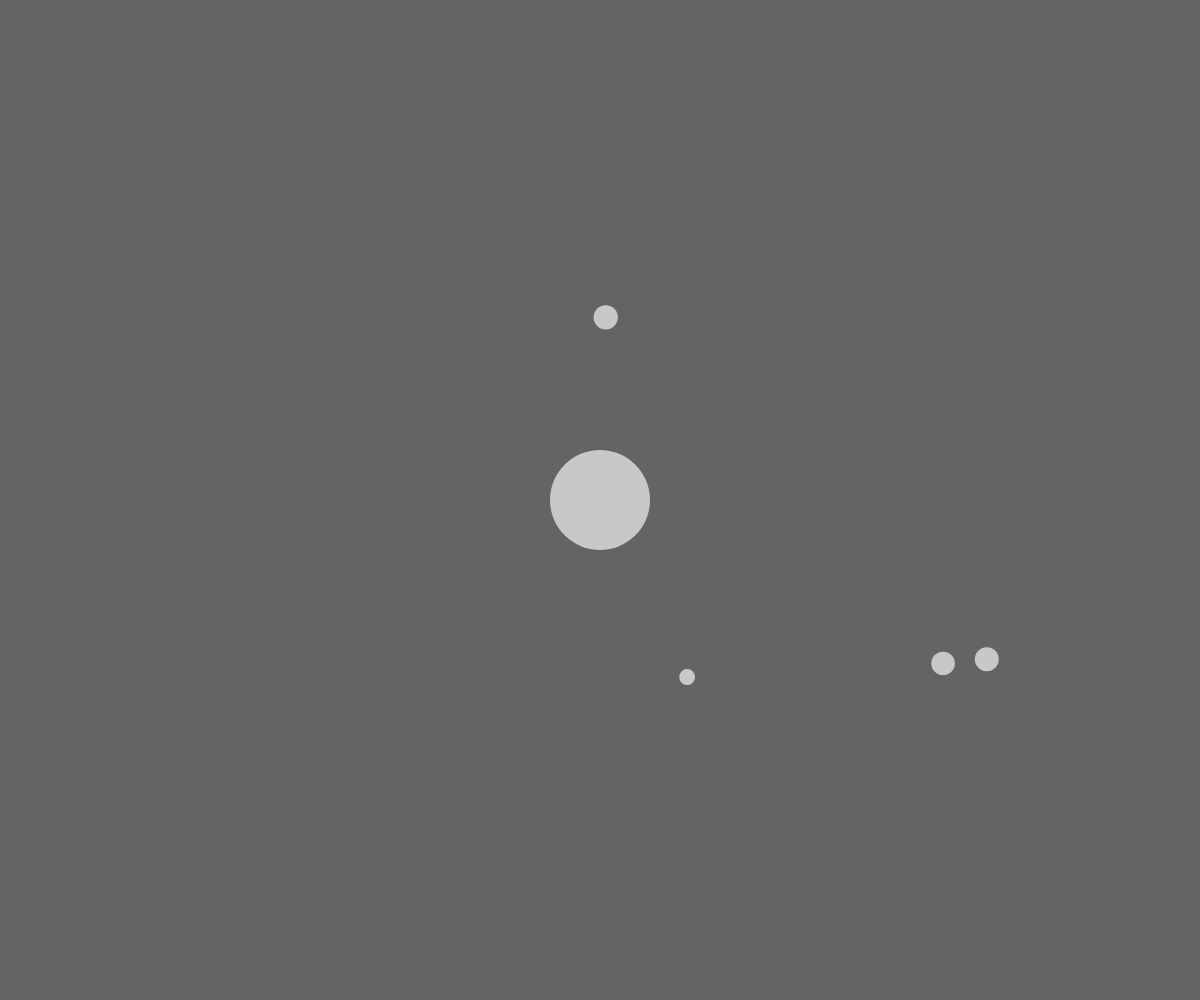
Frame 1 (no input)
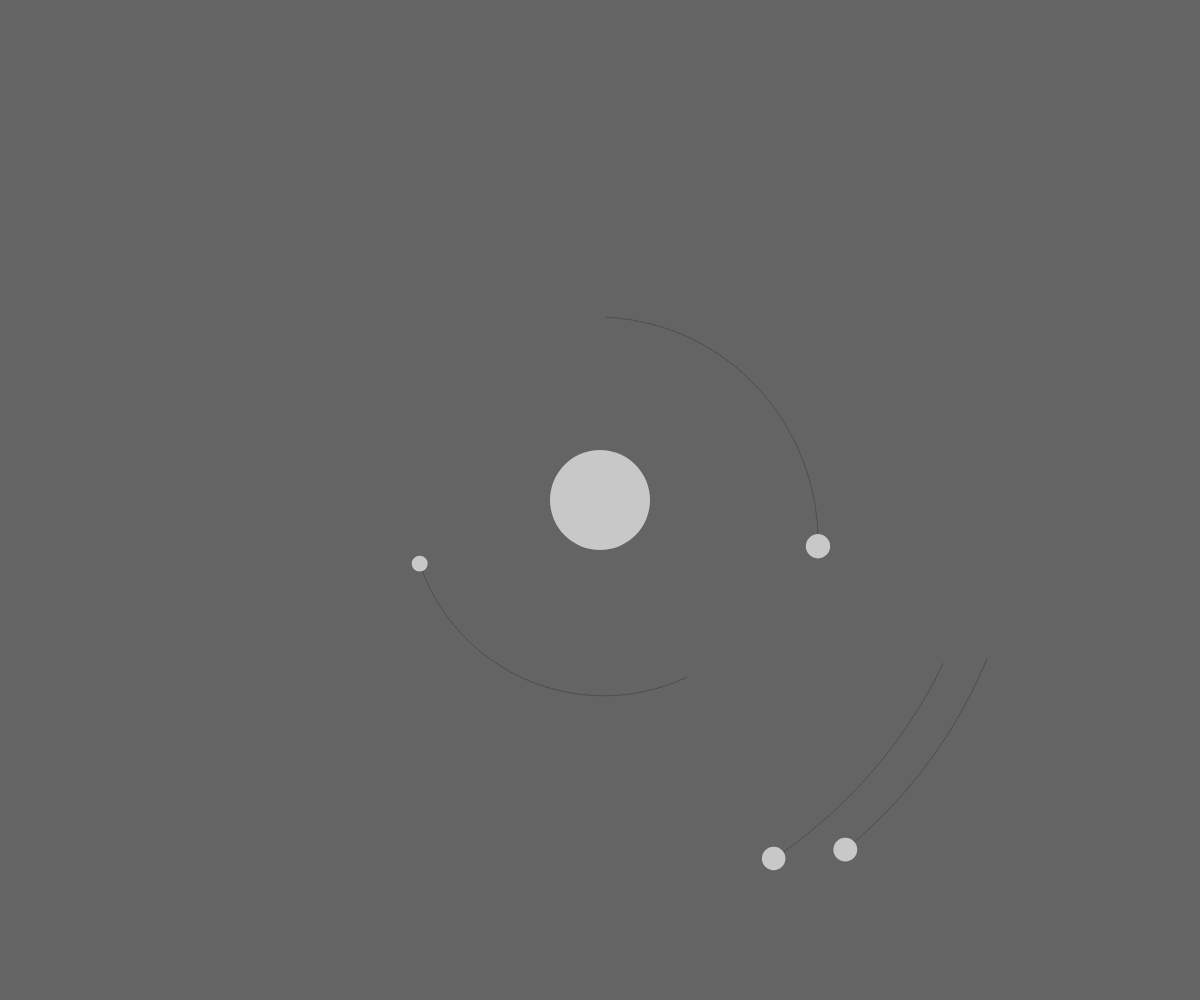
Frame 60 (no input)
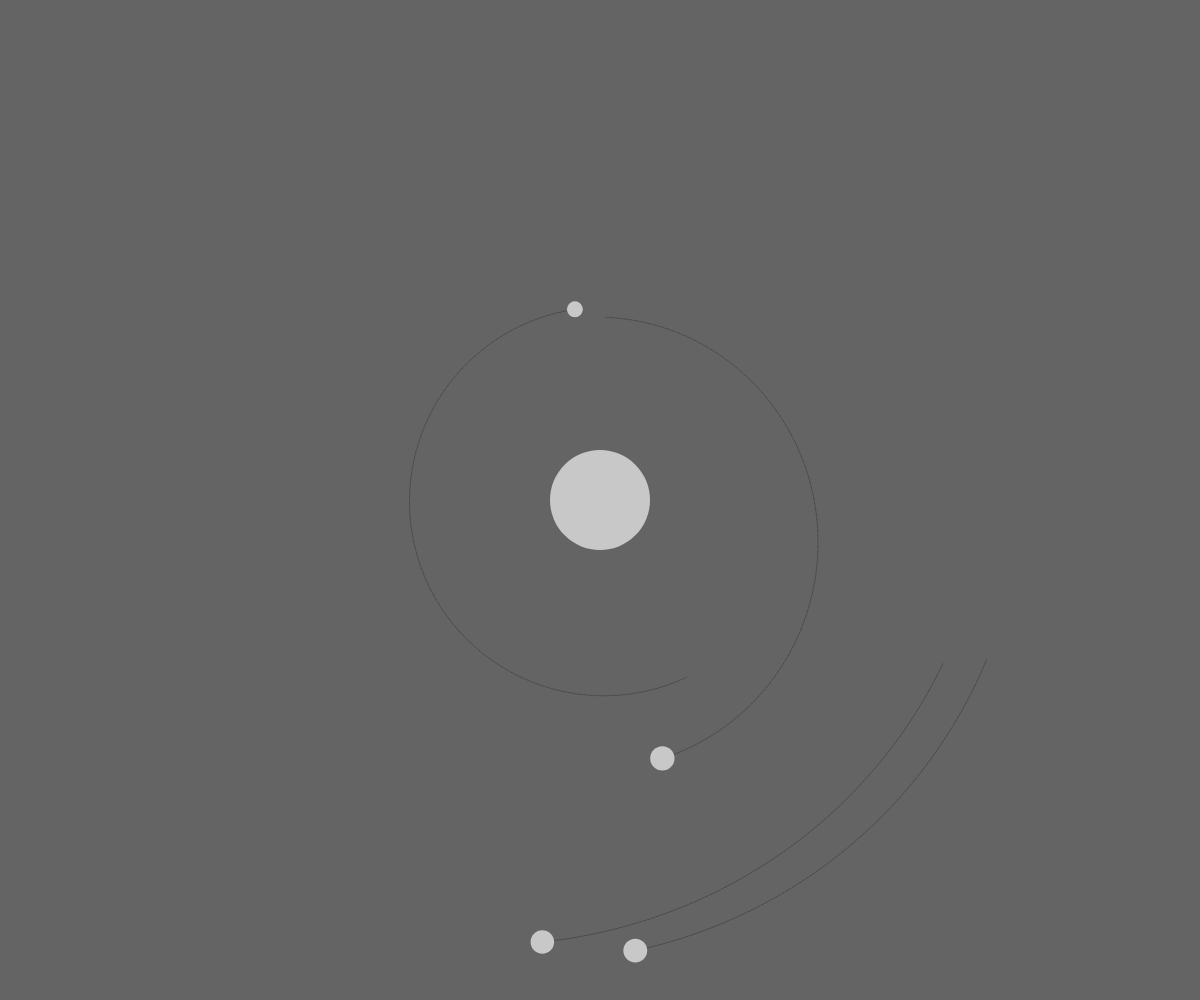
Frame 120 (the mouse pressed at the canvas centre since frame 60)

The p5.js sketch that drew these frames (run headless with seeded random() and noise() and a simulated clock; from frame 60 on, the mouse is pressed at the canvas centre):

// p5.js sketch
// ── sketch.js
let planets = []
let matahari
let numPlanets = 4
let G = 120
let destabilise = 0.15

function setup() {
  createCanvas(windowWidth,windowHeight)
  matahari = new Body(50,createVector(0,0),createVector(0,0))

    // Inisiasi planetss
  for (let i = 0; i < numPlanets; i++) {
    let mass = random(5, 15)
    let radius = random(matahari.d, min(windowWidth/2,windowHeight/2))
    let angle = random(0, TWO_PI)
    let planetPos = createVector(radius * cos(angle), radius * sin(angle))

    // Find direction of orbit and set velocity
    let planetVel = planetPos.copy()
    if (random(1) < 0.1) planetVel.rotate(-HALF_PI)
    else planetVel.rotate(HALF_PI)  // Direction of orbit
    planetVel.normalize()
    planetVel.mult( sqrt((G * matahari.mass)/(radius)) ) // Circular orbit velocity
    planetVel.mult( random( 1-destabilise, 1+destabilise) ) // create elliptical orbit

    planets.push( new Body(mass, planetPos, planetVel) )
  }
}

function draw() {
  background(100)
  translate(width/2, height/2)
  for (let i = numPlanets-1; i >= 0; i--) {
    matahari.attract(planets[i])
    planets[i].move()
    planets[i].show()
  }
  matahari.show()
}


function Body(_mass, _pos, _vel){
  this.mass = _mass
  this.pos = _pos
  this.vel = _vel
  this.d = this.mass*2
  this.thetaInit = 0
  this.path = []
  this.pathLen = Infinity

  this.show = function() {
    stroke(0,50)
    for (let i = 0; i < this.path.length-2; i++) {
      line(this.path[i].x, this.path[i].y, this.path[i+1].x, this.path[i+1].y,)
    }
    fill(200); noStroke()
    ellipse(this.pos.x, this.pos.y, this.d, this.d)
  }


  this.move = function() {
    this.pos.x += this.vel.x
    this.pos.y += this.vel.y
    this.path.push(createVector(this.pos.x,this.pos.y))
    if (this.path.length > 200) this.path.splice(0,1)
  }

  this.applyForce = function(f) {
    this.vel.x += f.x / this.mass
    this.vel.y += f.y / this.mass
  }

  this.attract = function(child) {
    let r = dist(this.pos.x, this.pos.y, child.pos.x, child.pos.y)
    let f = (this.pos.copy()).sub(child.pos)
    f.setMag( (G * this.mass * child.mass)/(r * r) )
    child.applyForce(f)
  }

}
